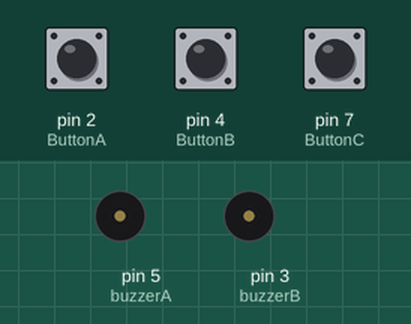
The sketch below on a simulated Arduino Uno, built with avr-gcc and run on an emulated ATmega328P. Shown: buzzer (waves = sounding, pin HIGH). The inputs (shaded band) are chosen by the test bench; at power-on: pin 2 (ButtonA) HIGH, pin 4 (ButtonB) HIGH, pin 7 (ButtonC) HIGH.

Above: at 1.2 s.
1.3 s: pin 2 (ButtonA) pulled LOW for 0.15 s
At 1.6 s:
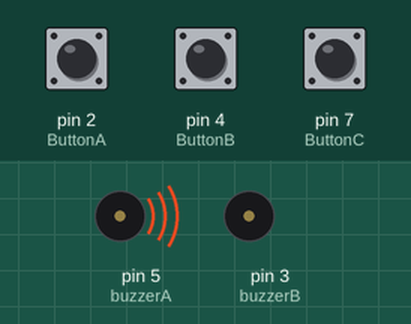
Timing chart, 0 to 4.3 s (numbered marks = the images above; inputs shaded):
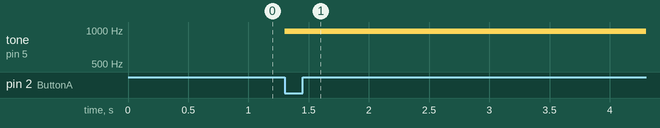

The sketch:

Buzzer.ino
```cpp
#define buzzerA 5
#define buzzerB 3
#define ButtonA 2
#define ButtonB 4
#define ButtonC 7


void setup() {


  pinMode(buzzerA,OUTPUT);
  pinMode(buzzerB,OUTPUT);

  pinMode(ButtonA,INPUT_PULLUP);
   pinMode(ButtonB,INPUT_PULLUP);
    pinMode(ButtonC,INPUT_PULLUP);


}

void loop() {

   if(digitalRead(ButtonA)==LOW)
   {
    analogWrite(buzzerA,50);
    delay(1000);
    analogWrite(buzzerA,0);

    }
    if(digitalRead(ButtonB)==LOW)
   {
    analogWrite(buzzerA,100);
    delay(1000);
    analogWrite(buzzerA,0);

    }
    if(digitalRead(ButtonC)==LOW)
   {
    analogWrite(buzzerA,200);
    delay(1000);
    analogWrite(buzzerA,0);

    }


}
```

Measured:
- after the input at 1.3 s, tone on pin 5 (buzzerA): silent → 977 Hz at once
